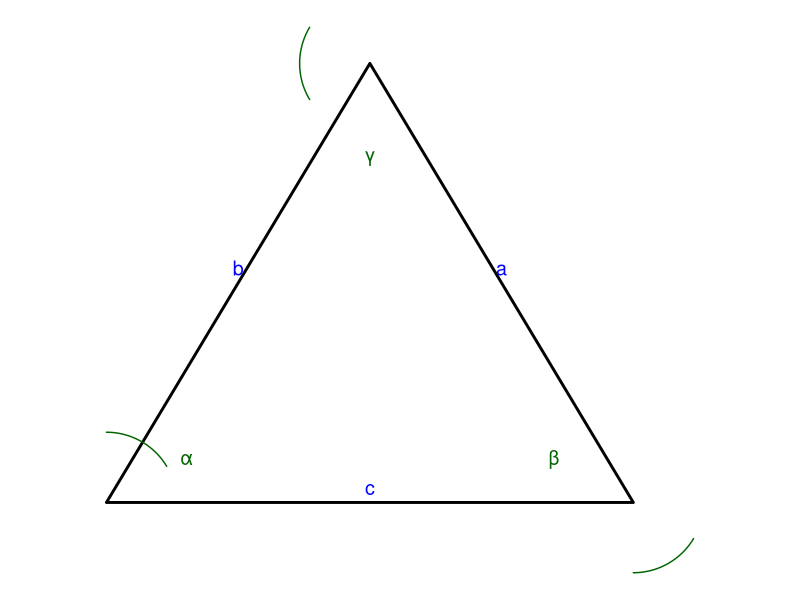

This figure's R source:
## ---- chunk 1
library(ggplot2)
library(ggforce)

# Triangle vertices
triangle <- data.frame(
  name = c("A", "B", "C"),
  x = c(0, 3, 1.5),
  y = c(0, 0, 2.5)
)

triangle_closed <- rbind(triangle, triangle[1,])

# ---- Compute side lengths ----
dist <- function(p1, p2) sqrt((p1$x - p2$x)^2 + (p1$y - p2$y)^2)
a <- dist(triangle[2,], triangle[3,]) # opposite A
b <- dist(triangle[1,], triangle[3,]) # opposite B
c <- dist(triangle[1,], triangle[2,]) # opposite C

# Directions of incident sides at each vertex (radians)
ang <- function(y, x) atan2(y, x)
dirAB <- ang(triangle$y[2]-triangle$y[1], triangle$x[2]-triangle$x[1])
dirAC <- ang(triangle$y[3]-triangle$y[1], triangle$x[3]-triangle$x[1])
dirBA <- ang(triangle$y[1]-triangle$y[2], triangle$x[1]-triangle$x[2])
dirBC <- ang(triangle$y[3]-triangle$y[2], triangle$x[3]-triangle$x[2])
dirCA <- ang(triangle$y[1]-triangle$y[3], triangle$x[1]-triangle$x[3])
dirCB <- ang(triangle$y[2]-triangle$y[3], triangle$x[2]-triangle$x[3])

angles <- data.frame(
  x0 = triangle$x,
  y0 = triangle$y,
  r  = 0.40,
  start = c(dirAB, dirBA, dirCA),
  end   = c(dirAC, dirBC, dirCB),
  label = c("α", "β", "γ")
)

# ---- Fix: force the shorter interior arc ----
short_arc <- function(s, e) {
  d <- (e - s) %% (2*pi)         # ccw sweep in [0, 2π)
  if (d > pi) {                   # long way -> go the other way
    c(start = e, end = e + (2*pi - d))
  } else {
    c(start = s, end = s + d)
  }
}
se <- t(mapply(short_arc, angles$start, angles$end))
angles$start <- se[, "start"]
angles$end   <- se[, "end"]

# Auto place angle labels just outside the arc radius toward the interior
angles$mid <- (angles$start + angles$end)/2
angles$lx  <- angles$x0 + (angles$r + 0.12)*cos(angles$mid)
angles$ly  <- angles$y0 + (angles$r + 0.12)*sin(angles$mid)

# Side midpoints for labels
midpoints <- data.frame(
  label = c("c", "a", "b"),
  x = c((triangle$x[1]+triangle$x[2])/2,
        (triangle$x[2]+triangle$x[3])/2,
        (triangle$x[3]+triangle$x[1])/2),
  y = c((triangle$y[1]+triangle$y[2])/2,
        (triangle$y[2]+triangle$y[3])/2,
        (triangle$y[3]+triangle$y[1])/2)
)

# ---- Plot ----
ggplot() +
  geom_polygon(data=triangle_closed, aes(x, y),
               fill="white", color="black", linewidth=1) +
  geom_text(data=midpoints, aes(x, y, label=label),
            vjust=-0.5, size=5, color="blue") +
  ggforce::geom_arc(data=angles, aes(x0=x0, y0=y0, r=r, start=start, end=end),
                    inherit.aes=FALSE, color="darkgreen", lineend="round") +
  geom_text(data=angles, aes(x=lx, y=ly, label=label),
            size=5, color="darkgreen") +
  coord_fixed() +
  theme_void()
